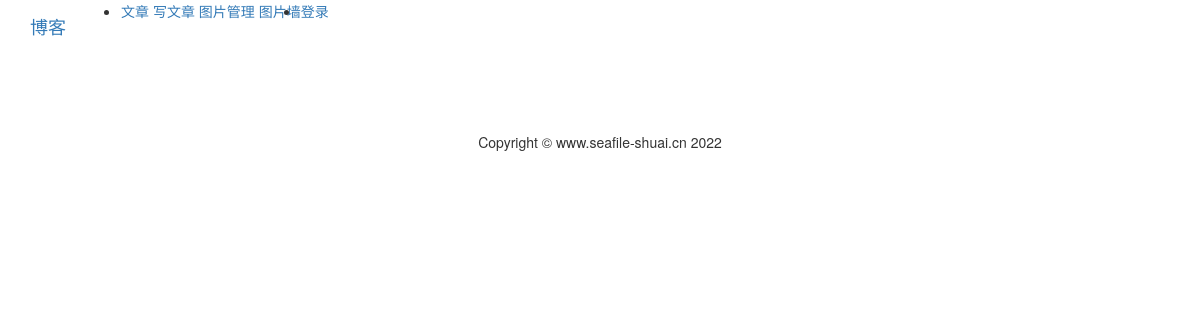
Before: /article/article-list/ with the older database file.
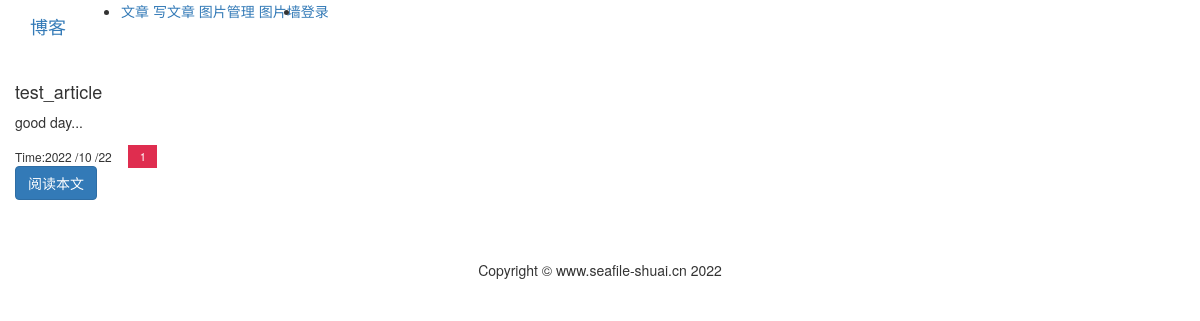
After: the same page with the newer database file.
### article/models.py (models this page shows, shortened)
class BlogArticle(models.Model):
    author = models.ForeignKey(User, on_delete=models.CASCADE)
    title = models.CharField(max_length=100)
    abstract = models.CharField(max_length=1024)
    body = models.TextField()
    category = models.CharField(max_length=50, blank=True)
    created = models.DateTimeField(default=timezone.now)
    updated = models.DateTimeField(auto_now=True)
    class Meta:
        ordering = ('-created',)

### article/views.py (the view)
# urls.py: path('article-list/', views.article_list, name='article_list'),
def article_list(request):
    if request.user.is_authenticated:
        user_id = request.user.id
        articles = BlogArticle.objects.filter(author_id=user_id)
        context = {'articles': articles}
        return render(request, 'article/list.html', context)
    else:
        articles = BlogArticle.objects.all()
        context = {'articles': articles}
        return render(request, 'article/list.html', context)

### templates/article/list.html (shortened to what this page needs)
{% extends "base.html" %}
{% load static %}
{% block content %}
<link href="{% static 'bootstrap/css/mlist.css' %}?v1.0.1" rel="stylesheet" type="text/css" />
<div class="container">
    <div class="row mt-2">
        {% for article in articles %}
        <div class="col-4 mb-4">
            <div class="card h-100">
                <h4 class="card-header">{{ article.title }}</h4>
                <div class="card-body">
                    <p class="card-text">{{ article.body|slice:'100' }}...</p>
                </div>
                <div>
                      <span class="box3" >Time:{{ article.created |date:"Y /m /d"}}</span> &nbsp;&nbsp;
                    {% if article.category%}
                        <a class="post-category post-category-js" href="{% url 'article:searchtag' article.category %}">{{ article.category}}</a>
                    {% endif %}
                </div>
                <div class="card-footer">
                    <a href="{% url 'article:article_detail' article.id %}" class="btn btn-primary">阅读本文</a>
                </div>
            </div>
        </div>
        {% endfor %}
    </div>
</div>
{% endblock content %}

### templates/base.html (shortened to what this page needs)
<!DOCTYPE html>
{% load static %}
<html lang="zh-cn">
<head>
    <link rel="stylesheet" href="{% static 'bootstrap/css/bootstrap.min.css' %}">
    <link rel="stylesheet" href="{% static 'bootstrap/css/bootstrap.css' %}">
    <link rel="stylesheet" href="{% static 'md_css/code.css' %}">
</head>
<body>
    {% include 'header.html' %}
    {% block content %}{% endblock content %}
    {% include 'footer.html' %}
</body>
</html>

### templates/header.html (shortened to what this page needs)
{% load static %}
<nav class="navbar navbar-expand-lg navbar-dark bg-dark">
  <div class="container">
    <a  class="navbar-brand" href="{% url 'article:article_own'%}">博客</a>
    <div >
      <ul class="navbar-nav">
        <li class="nav-item">
          <a class="nav-link" href="{% url 'article:article_list' %}">文章</a>
          <a class="nav-link" href="{% url 'article:article_create' %}">写文章</a>
          <a class="nav-link" href="{% url 'photo_gallery:list_images' %}">图片管理</a>
          <a class="nav-link" href="{% url 'photo_gallery:gallery' %}">图片墙</a>
              {% if user.is_authenticated %}
        <li class="nav-item dropdown">
            <a class="nav-link dropdown-toggle" href="#" id="navbarDropdown" role="button" data-toggle="dropdown" aria-haspopup="true" aria-expanded="false">
              {{ user.username }}
            </a>
            <div class="dropdown-menu" aria-labelledby="navbarDropdown">
                <a class="dropdown-item" href="#" onclick="user_delete()">删除用户</a>
              <a class="dropdown-item" href="{% url 'userprofile:logout' %}">退出登录</a>
            </div>
        </li>
        {% else %}
        <li class="nav-item">
            <a class="nav-link" href="{% url 'userprofile:login' %}">登录</a>
        </li>
           {% endif %}
      </ul>
    </div>
  </div>
</nav>

### templates/footer.html
{% load static %}
<div>
    <br><br><br>
</div>
<footer class="py-3 bg-dark fixed-bottom">
    <div class="container">
        <p class="m-0 text-center text-white">Copyright &copy; www.seafile-shuai.cn 2022</p>
    </div>
</footer>

Changed rows visible on the page:
added BlogArticle: title "test_article", body "good day", created "2022 /10 /22", category "1"
